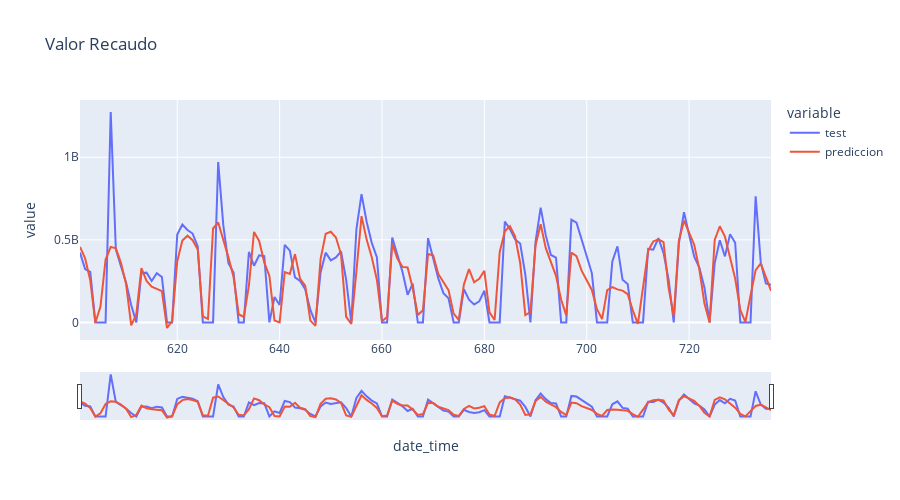

Notebook code for this chart:
### Code cell
datos_plot = pd.DataFrame({
                'test': datos_test['value'],
                'prediccion': predicciones['pred'],

                 })
datos_plot.index.name = 'date_time'

fig = px.line(
    data_frame = datos_plot.reset_index(),
    x      = 'date_time',
    y      = datos_plot.columns,
    title  = 'Valor Recaudo',
    width  = 900,
    height = 500
)

fig.update_xaxes(rangeslider_visible=True)
fig.show()

### Figure 1 — Plotly figure (JSON) as saved in the notebook; plotly's stock layout.template omitted (floating-point values rounded to 4 significant figures; data arrays with more than 128 entries replaced by an {"elided": "..."} marker saying what was removed)
{"data": [{"hovertemplate": "variable=test<br>date_time=%{x}<br>value=%{y}<extra></extra>", "legendgroup": "test", "line": {"color": "#636efa", "dash": "solid"}, "marker": {"symbol": "circle"}, "mode": "lines", "name": "test", "orientation": "v", "showlegend": true, "type": "scatter", "x": {"elided": "136 int values"}, "xaxis": "x", "y": {"elided": "136 int values"}, "yaxis": "y"}, {"hovertemplate": "variable=prediccion<br>date_time=%{x}<br>value=%{y}<extra></extra>", "legendgroup": "prediccion", "line": {"color": "#EF553B", "dash": "solid"}, "marker": {"symbol": "circle"}, "mode": "lines", "name": "prediccion", "orientation": "v", "showlegend": true, "type": "scatter", "x": {"elided": "136 int values"}, "xaxis": "x", "y": {"elided": "136 float values"}, "yaxis": "y"}], "layout": {"height": 500, "legend": {"title": {"text": "variable"}, "tracegroupgap": 0}, "title": {"text": "Valor Recaudo"}, "width": 900, "xaxis": {"anchor": "y", "domain": [0, 1], "rangeslider": {"visible": true}, "title": {"text": "date_time"}}, "yaxis": {"anchor": "x", "domain": [0, 1], "title": {"text": "value"}}}}
